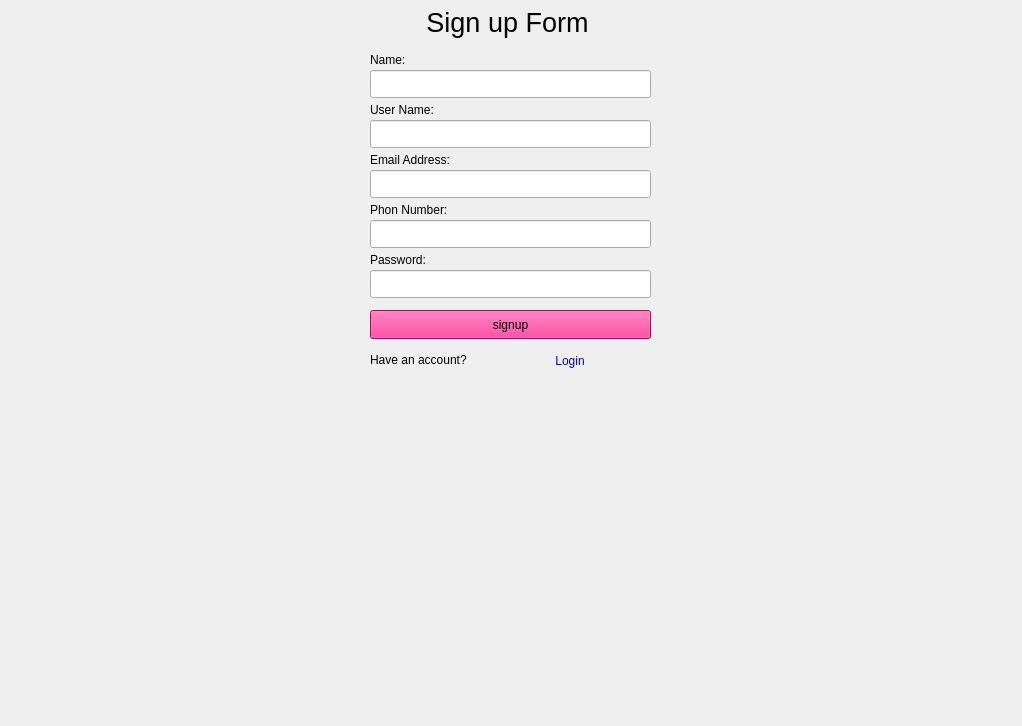
<?xml version="1.0" encoding="UTF-8"?>
<ui version="4.0">
 <class>SignUpWindow</class>
 <widget class="QDialog" name="SignUpWindow">
  <property name="geometry">
   <rect>
    <x>0</x>
    <y>0</y>
    <width>1022</width>
    <height>726</height>
   </rect>
  </property>
  <property name="windowTitle">
   <string>SignUpWindow</string>
  </property>
  <widget class="QLabel" name="label">
   <property name="geometry">
    <rect>
     <x>410</x>
     <y>0</y>
     <width>195</width>
     <height>44</height>
    </rect>
   </property>
   <property name="font">
    <font>
     <pointsize>20</pointsize>
    </font>
   </property>
   <property name="text">
    <string>Sign up Form</string>
   </property>
   <property name="alignment">
    <set>Qt::AlignmentFlag::AlignCenter</set>
   </property>
  </widget>
  <widget class="QLabel" name="label_2">
   <property name="geometry">
    <rect>
     <x>370</x>
     <y>50</y>
     <width>43</width>
     <height>20</height>
    </rect>
   </property>
   <property name="text">
    <string>Name:</string>
   </property>
  </widget>
  <widget class="QLineEdit" name="nameLineEdit">
   <property name="geometry">
    <rect>
     <x>370</x>
     <y>70</y>
     <width>281</width>
     <height>28</height>
    </rect>
   </property>
  </widget>
  <widget class="QLabel" name="label_3">
   <property name="geometry">
    <rect>
     <x>370</x>
     <y>100</y>
     <width>76</width>
     <height>20</height>
    </rect>
   </property>
   <property name="text">
    <string>User Name:</string>
   </property>
  </widget>
  <widget class="QLineEdit" name="usernameLineEdit">
   <property name="geometry">
    <rect>
     <x>370</x>
     <y>120</y>
     <width>281</width>
     <height>28</height>
    </rect>
   </property>
  </widget>
  <widget class="QLabel" name="label_4">
   <property name="geometry">
    <rect>
     <x>370</x>
     <y>200</y>
     <width>94</width>
     <height>20</height>
    </rect>
   </property>
   <property name="text">
    <string>Phon Number:</string>
   </property>
  </widget>
  <widget class="QLineEdit" name="phoneLineEdit">
   <property name="geometry">
    <rect>
     <x>370</x>
     <y>170</y>
     <width>281</width>
     <height>28</height>
    </rect>
   </property>
  </widget>
  <widget class="QLabel" name="label_5">
   <property name="geometry">
    <rect>
     <x>370</x>
     <y>150</y>
     <width>97</width>
     <height>20</height>
    </rect>
   </property>
   <property name="text">
    <string>Email Address:</string>
   </property>
  </widget>
  <widget class="QLineEdit" name="emailLineEdit">
   <property name="geometry">
    <rect>
     <x>370</x>
     <y>220</y>
     <width>281</width>
     <height>28</height>
    </rect>
   </property>
  </widget>
  <widget class="QLabel" name="label_6">
   <property name="geometry">
    <rect>
     <x>370</x>
     <y>250</y>
     <width>64</width>
     <height>20</height>
    </rect>
   </property>
   <property name="text">
    <string>Password:</string>
   </property>
  </widget>
  <widget class="QLineEdit" name="passwordLineEdit">
   <property name="geometry">
    <rect>
     <x>370</x>
     <y>270</y>
     <width>281</width>
     <height>28</height>
    </rect>
   </property>
  </widget>
  <widget class="QLabel" name="label_7">
   <property name="geometry">
    <rect>
     <x>370</x>
     <y>350</y>
     <width>117</width>
     <height>20</height>
    </rect>
   </property>
   <property name="text">
    <string>Have an account?</string>
   </property>
  </widget>
  <widget class="QPushButton" name="backToLoginButton">
   <property name="geometry">
    <rect>
     <x>530</x>
     <y>350</y>
     <width>80</width>
     <height>21</height>
    </rect>
   </property>
   <property name="cursor">
    <cursorShape>PointingHandCursor</cursorShape>
   </property>
   <property name="styleSheet">
    <string notr="true">color: rgb(0, 0, 255);</string>
   </property>
   <property name="text">
    <string>Login</string>
   </property>
   <property name="default">
    <bool>false</bool>
   </property>
   <property name="flat">
    <bool>true</bool>
   </property>
  </widget>
  <widget class="QPushButton" name="pushButton">
   <property name="geometry">
    <rect>
     <x>370</x>
     <y>310</y>
     <width>281</width>
     <height>29</height>
    </rect>
   </property>
   <property name="styleSheet">
    <string notr="true">background-color: rgb(255, 0, 127);
</string>
   </property>
   <property name="text">
    <string>signup</string>
   </property>
  </widget>
 </widget>
 <resources/>
 <connections/>
</ui>
